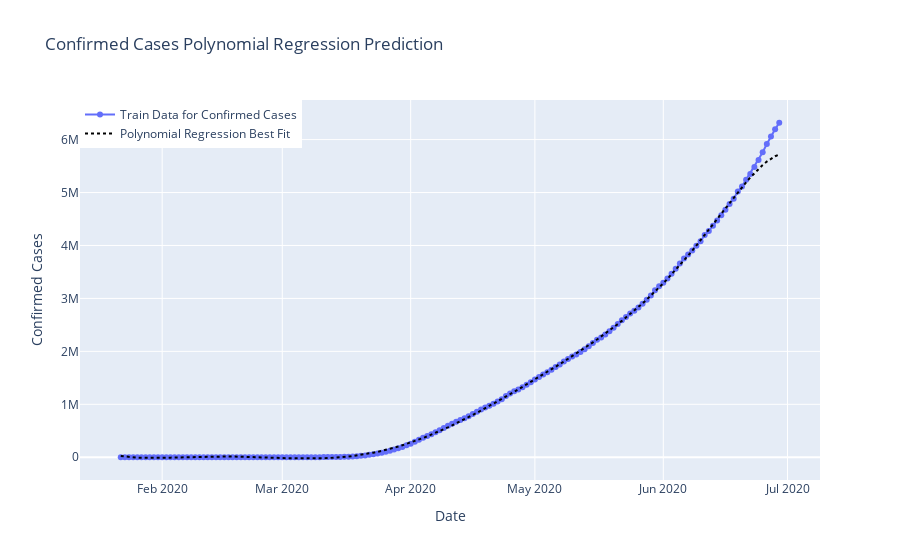

Notebook cell for this chart:
### Code cell
comp_data=poly.fit_transform(np.array(datewise["Days Since"]).reshape(-1,1))
plt.figure(figsize=(11,6))
predictions_poly=linreg.predict(comp_data)

fig=go.Figure()
fig.add_trace(go.Scatter(x=datewise.index, y=datewise["Confirmed"],
                    mode='lines+markers',name="Train Data for Confirmed Cases"))
fig.add_trace(go.Scatter(x=datewise.index, y=predictions_poly,
                    mode='lines',name="Polynomial Regression Best Fit",
                    line=dict(color='black', dash='dot')))
fig.update_layout(title="Confirmed Cases Polynomial Regression Prediction",
                 xaxis_title="Date",yaxis_title="Confirmed Cases",
                 legend=dict(x=0,y=1,traceorder="normal"))
fig.show()

### Figure 1 — Plotly figure (JSON) as saved in the notebook; plotly's stock layout.template omitted (floating-point values rounded to 4 significant figures; data arrays with more than 128 entries replaced by an {"elided": "..."} marker saying what was removed)
{"data": [{"mode": "lines+markers", "name": "Train Data for Confirmed Cases", "type": "scatter", "x": {"elided": "160 str values"}, "y": {"elided": "160 int values"}}, {"line": {"color": "black", "dash": "dot"}, "mode": "lines", "name": "Polynomial Regression Best Fit", "type": "scatter", "x": {"elided": "160 str values"}, "y": {"elided": "160 float values"}}], "layout": {"legend": {"traceorder": "normal", "x": 0, "y": 1}, "title": {"text": "Confirmed Cases Polynomial Regression Prediction"}, "xaxis": {"title": {"text": "Date"}}, "yaxis": {"title": {"text": "Confirmed Cases"}}}}
